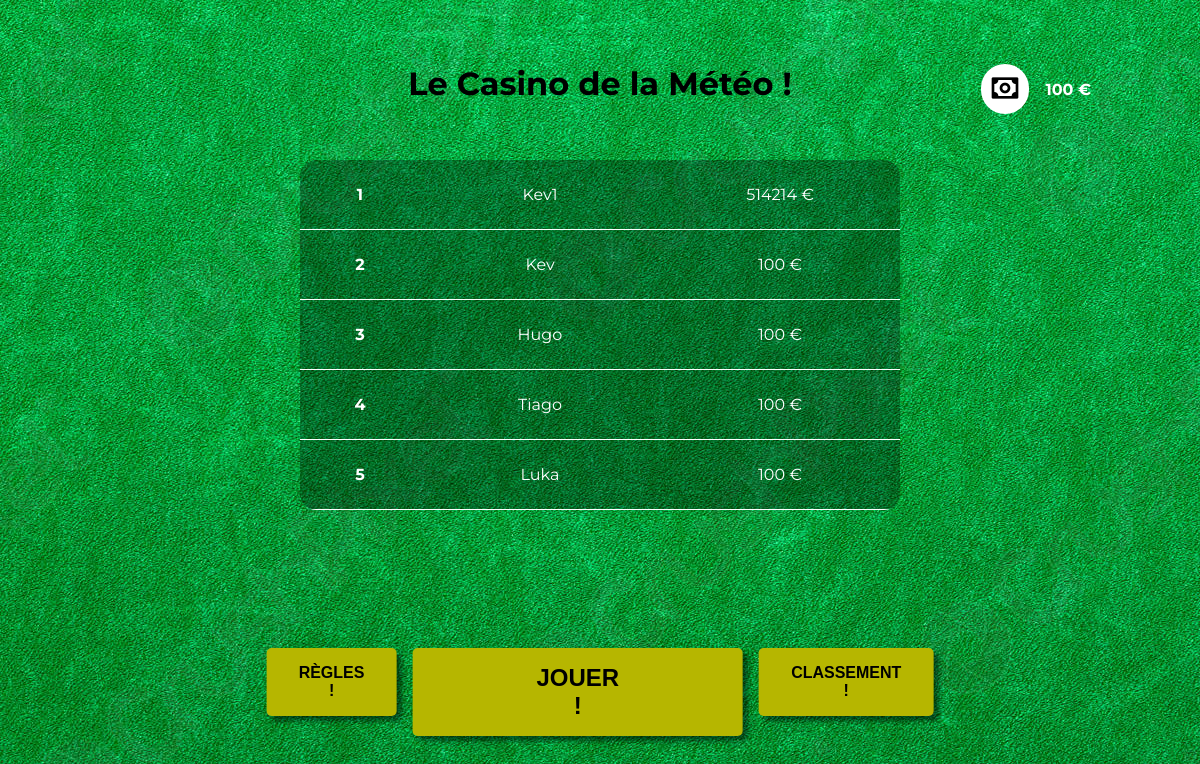
The app's page / (signed in) with its own data.
### base/models.py (models this page shows)
class UserMoney(models.Model):
    user = models.ForeignKey(User, on_delete=models.CASCADE)
    money = models.IntegerField(default=100)

### base/views.py (the view)
# urls.py: 2. Add a URL to urlpatterns:  path('', Home.as_view(), name='home')
@login_required
def Home(request):
    user = UserMoney.objects.get(user=request.user)
    Moneyuser = user.money
    ranking = UserMoney.objects.all().order_by('-money')[:5]
    return render(request, 'home.html', {'money': Moneyuser, 'ranking': ranking})

### base/templates/home.html
{% extends 'layout/layout.html' %}
{% block content %}
<h1 style="text-align: center; margin-top: 64px">Le Casino de la Météo !</h1>
<section class="containerRanking">
    <div class="ranking">
        {% if ranking %}
            {% for userRank in ranking %}
                <div class="userRank">
                    <div style="width: 50%">
                        <p style="text-align: center; font-weight: bold">{{ forloop.counter }}</p>
                    </div>
                    <div style="width: 100%">
                        <p>{{ userRank.user.username }}</p>
                    </div>
                    <div style="width: 100%">
                        <p>{{ userRank.money }} €</p>
                    </div>
            </div>
            {% endfor %}
        {% endif %}
    </div>
</section>
<section class="footer">
    <a href="/rules">
        <button style="font-size: 16px;padding-inline: 32px;">Règles !</button>
    </a>
    <a href="/play">
        <button style="font-size: 24px;padding-inline: 124px;">JOUER !</button>
    </a>
    <a href="/ranking">
        <button style="font-size: 16px;padding-inline: 32px;">Classement !</button>
    </a>
</section>
{% endblock %}

### base/static/css/style.css (style rules this page uses)
* { margin: 0; padding: 0 }
body { font-family: 'Montserrat'; margin: 0; width: 100%; height: 100%; background-image: url("../images/table.jpg"); }
.ranking { background: rgba(0, 0, 0, 0.3); height: 350px; width: 600px; color: white; border-radius: 16px; overflow-y: auto }
.ranking .userRank { display: flex; justify-content: space-evenly; padding-block: 25px; border-bottom: 1px solid white; }
.ranking .userRank p { text-align: center; }
.containerRanking { position: absolute; left: 50%; top: 20%; transform: translateX(-50%); }
button { border-radius: 5px; background: #b6b600; border: none; padding: 16px; text-transform: uppercase; font-weight: bold; box-shadow: 5px 5px 5px rgba(0, 0, 0, 0.5); }
.footer { position: absolute; left: 50%; bottom: 64px; transform: translateX(-50%); margin-top: 16px; display: flex; gap: 16px; }

### records on screen
UserMoney: user.username "Kev1", money "514214"
UserMoney: user.username "Kev", money "100"
UserMoney: user.username "Hugo", money "100"
UserMoney: user.username "Tiago", money "100"
UserMoney: user.username "Luka", money "100"

### other values on screen
{{ money }} "100"
